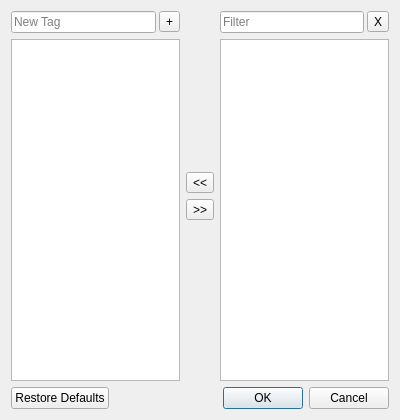
<?xml version="1.0" encoding="UTF-8"?>
<ui version="4.0">
 <class>TagsEditDialog</class>
 <widget class="QDialog" name="TagsEditDialog">
  <property name="windowModality">
   <enum>Qt::WindowModal</enum>
  </property>
  <property name="geometry">
   <rect>
    <x>0</x>
    <y>0</y>
    <width>400</width>
    <height>420</height>
   </rect>
  </property>
  <property name="windowTitle">
   <string>Edit File Tags</string>
  </property>
  <property name="modal">
   <bool>false</bool>
  </property>
  <layout class="QVBoxLayout" name="verticalLayout">
   <item>
    <layout class="QHBoxLayout" name="horizontalLayout">
     <item>
      <layout class="QVBoxLayout" name="verticalLayout_2">
       <item>
        <layout class="QHBoxLayout" name="horizontalLayout_2">
         <property name="spacing">
          <number>3</number>
         </property>
         <item>
          <widget class="QLineEdit" name="newTagLineEdit">
           <property name="maxLength">
            <number>50</number>
           </property>
           <property name="placeholderText">
            <string>New Tag</string>
           </property>
          </widget>
         </item>
         <item>
          <widget class="QToolButton" name="addTagButton">
           <property name="toolTip">
            <string>Add Tag</string>
           </property>
           <property name="text">
            <string notr="true">+</string>
           </property>
           <property name="autoRaise">
            <bool>false</bool>
           </property>
          </widget>
         </item>
        </layout>
       </item>
       <item>
        <widget class="QTreeView" name="objectTagsTreeView"/>
       </item>
      </layout>
     </item>
     <item>
      <layout class="QVBoxLayout" name="verticalLayout_4">
       <item>
        <spacer name="verticalSpacer_2">
         <property name="orientation">
          <enum>Qt::Vertical</enum>
         </property>
         <property name="sizeHint" stdset="0">
          <size>
           <width>20</width>
           <height>40</height>
          </size>
         </property>
        </spacer>
       </item>
       <item>
        <widget class="QToolButton" name="addTagsButton">
         <property name="toolTip">
          <string>Set Tag</string>
         </property>
         <property name="text">
          <string notr="true">&lt;&lt;</string>
         </property>
         <property name="toolButtonStyle">
          <enum>Qt::ToolButtonIconOnly</enum>
         </property>
        </widget>
       </item>
       <item>
        <widget class="QToolButton" name="removeTagsButton">
         <property name="toolTip">
          <string>Unset Tag</string>
         </property>
         <property name="text">
          <string notr="true">&gt;&gt;</string>
         </property>
        </widget>
       </item>
       <item>
        <spacer name="verticalSpacer">
         <property name="orientation">
          <enum>Qt::Vertical</enum>
         </property>
         <property name="sizeHint" stdset="0">
          <size>
           <width>20</width>
           <height>40</height>
          </size>
         </property>
        </spacer>
       </item>
      </layout>
     </item>
     <item>
      <layout class="QVBoxLayout" name="verticalLayout_3">
       <item>
        <layout class="QHBoxLayout" name="horizontalLayout_5">
         <property name="spacing">
          <number>3</number>
         </property>
         <item>
          <widget class="QLineEdit" name="tagsFilterLineEdit">
           <property name="maxLength">
            <number>50</number>
           </property>
           <property name="placeholderText">
            <string>Filter</string>
           </property>
          </widget>
         </item>
         <item>
          <widget class="QToolButton" name="clearFilterButton">
           <property name="toolTip">
            <string>Clear Filter</string>
           </property>
           <property name="text">
            <string notr="true">X</string>
           </property>
          </widget>
         </item>
        </layout>
       </item>
       <item>
        <widget class="QTreeView" name="allTagsTreeView"/>
       </item>
      </layout>
     </item>
    </layout>
   </item>
   <item>
    <widget class="QDialogButtonBox" name="buttonBox">
     <property name="orientation">
      <enum>Qt::Horizontal</enum>
     </property>
     <property name="standardButtons">
      <set>QDialogButtonBox::Cancel|QDialogButtonBox::Ok|QDialogButtonBox::RestoreDefaults</set>
     </property>
     <property name="centerButtons">
      <bool>false</bool>
     </property>
    </widget>
   </item>
  </layout>
 </widget>
 <resources/>
 <connections>
  <connection>
   <sender>buttonBox</sender>
   <signal>accepted()</signal>
   <receiver>TagsEditDialog</receiver>
   <slot>accept()</slot>
   <hints>
    <hint type="sourcelabel">
     <x>199</x>
     <y>398</y>
    </hint>
    <hint type="destinationlabel">
     <x>199</x>
     <y>209</y>
    </hint>
   </hints>
  </connection>
  <connection>
   <sender>buttonBox</sender>
   <signal>rejected()</signal>
   <receiver>TagsEditDialog</receiver>
   <slot>reject()</slot>
   <hints>
    <hint type="sourcelabel">
     <x>199</x>
     <y>398</y>
    </hint>
    <hint type="destinationlabel">
     <x>199</x>
     <y>209</y>
    </hint>
   </hints>
  </connection>
 </connections>
</ui>
